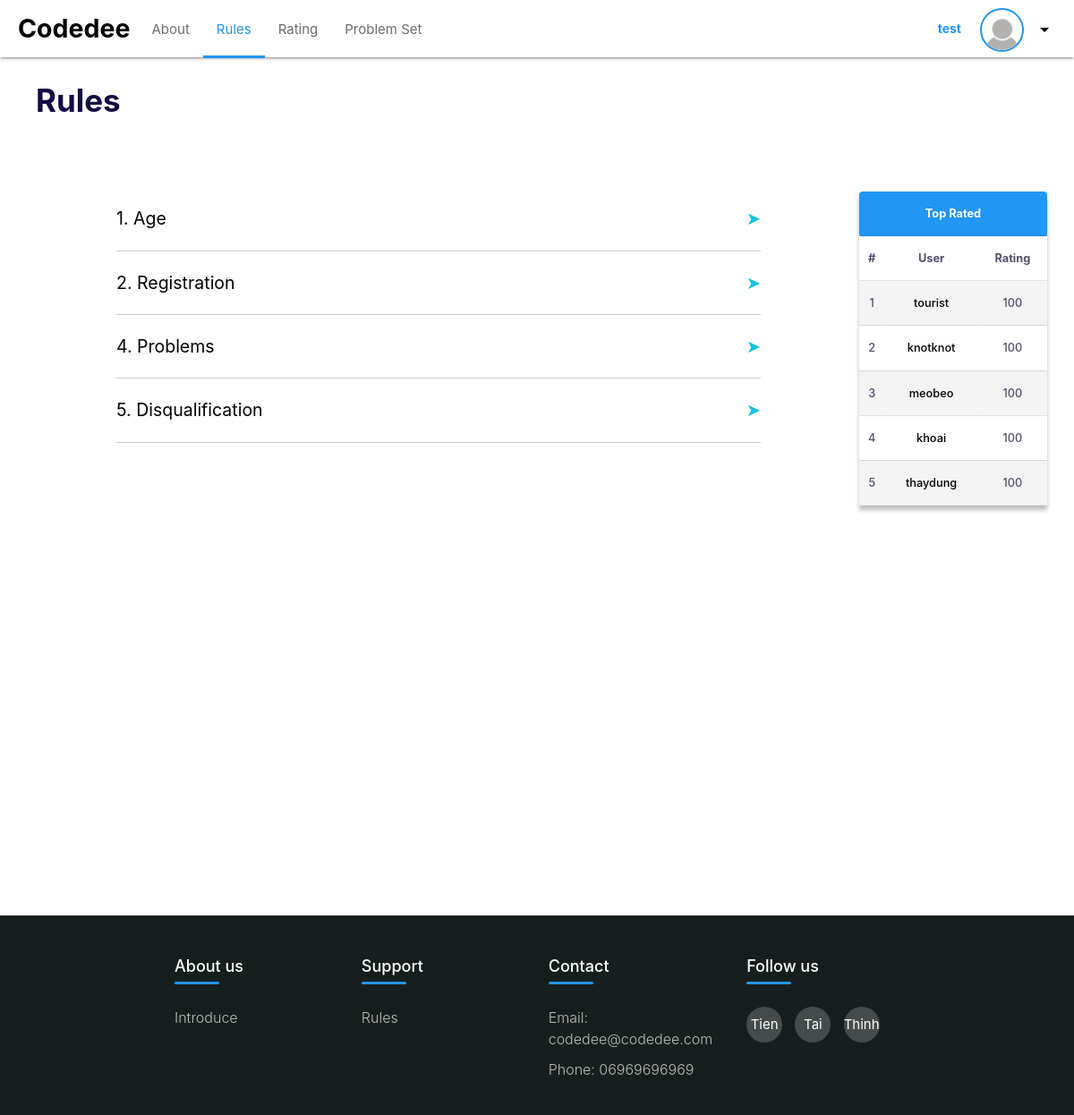
The page /rules/ (signed in) on the database as committed earlier.
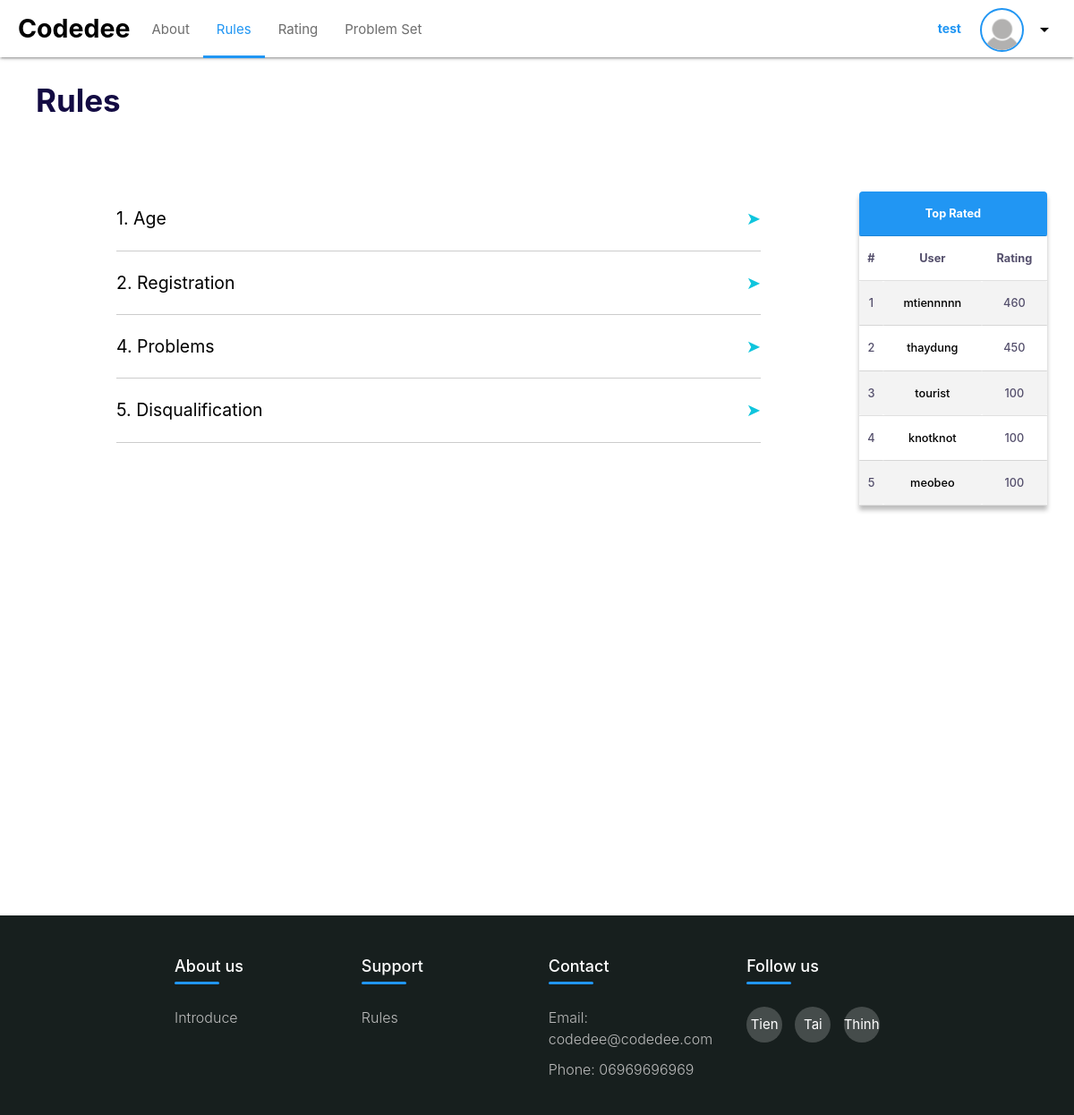
The same page on the database as committed later.
### home/models.py (models this page shows)
class User(AbstractUser):
    username = models.CharField(unique=True, max_length=200, null=True)
    bio = models.TextField(null=False, default="Hello Codedee User", blank=True)
    avatar = models.ImageField(null=True, default="avatar.png", blank=False)
    points = models.IntegerField(null=False, default=100, blank=False)
    solved_chall = models.ManyToManyField(Problem, blank=True)

### home/views.py (the view)
# urls.py: path('rules/', views.rules, name='rules'),
def rules(request):
    user = User.objects.all().order_by("-points")
    context = {"users": user}
    return render(request, "pages/rules.html", context)

### home/templates/pages/rules.html (shortened to what this page needs)
{% extends 'pages/index.html' %}
{% block main-container-content %}
    <div class="rules-content">
    <div class="main-content">
        <!DOCTYPE html>
        <html lang="en" >
        <head>
        </head>
        <body>
        <h3 class="big-message-main-page">Rules</h3>
  <div class="acc-container">
    <button class="acc-btn">1. Age</button>
    <div class="acc-content">
    </div>
    <button class="acc-btn">
      2. Registration
    </button>
    <div class="acc-content">
    </div>
    <button class="acc-btn">
      4. Problems
    </button>
    <div class="acc-content">
    </div>
    <button class="acc-btn">
      5. Disqualification
    </button>
    <div class="acc-content">
    </div>
  </div>
</body>
</html>
    </div>
    </div>
    <div class="side-content">
        {% include 'pages/ranking_table.html' %}
    </div>
{% endblock %}

### home/templates/pages/ranking_table.html
            <table class="centered ranking-table">
                <thead style="color:white;">
                  <tr>
                      <th colspan="3">Top Rated</th>
                  </tr>
                </thead>
                <tbody>
                  <tr style="font-weight:bold;">
                    <td>#</td>
                    <td>User</td>
                    <td>Rating</td>
                  </tr>
                  {% for users in users %}
                    {% if forloop.counter <= 5 %}
                  <tr>
                    <td>{{forloop.counter}}</td>
                    <td><a href="{% url 'profile' users.username %}">{{users.username}}</a></td>
                    <td>{{users.points}}</td>
                  </tr>
                    {% endif %}
                  {% endfor %}
                </tbody>
              </table>

Rows that differ between the two databases and show on the page:
no longer on this page (row unchanged): User: username "khoai", points "100"
now on this page (row edited): User: username "mtiennnnn", points "460"
changed User "thaydung": points "100" → "450"; moves up the list
